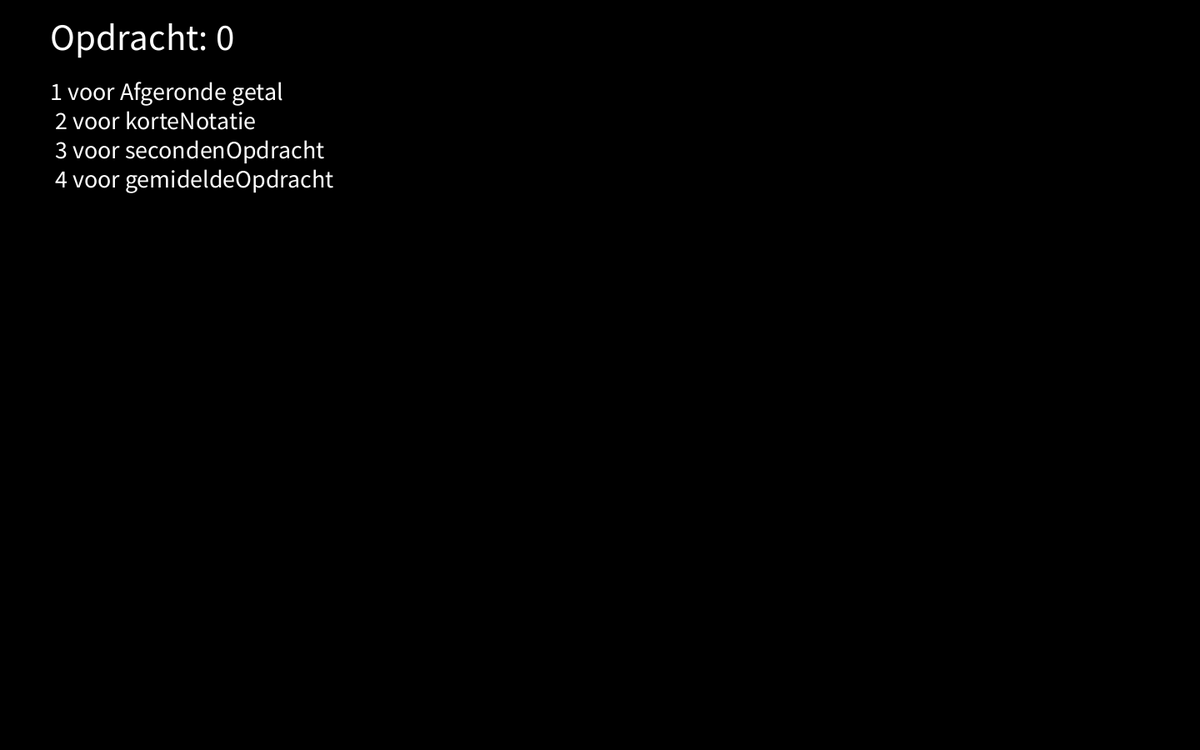
Frame 1 (no input)
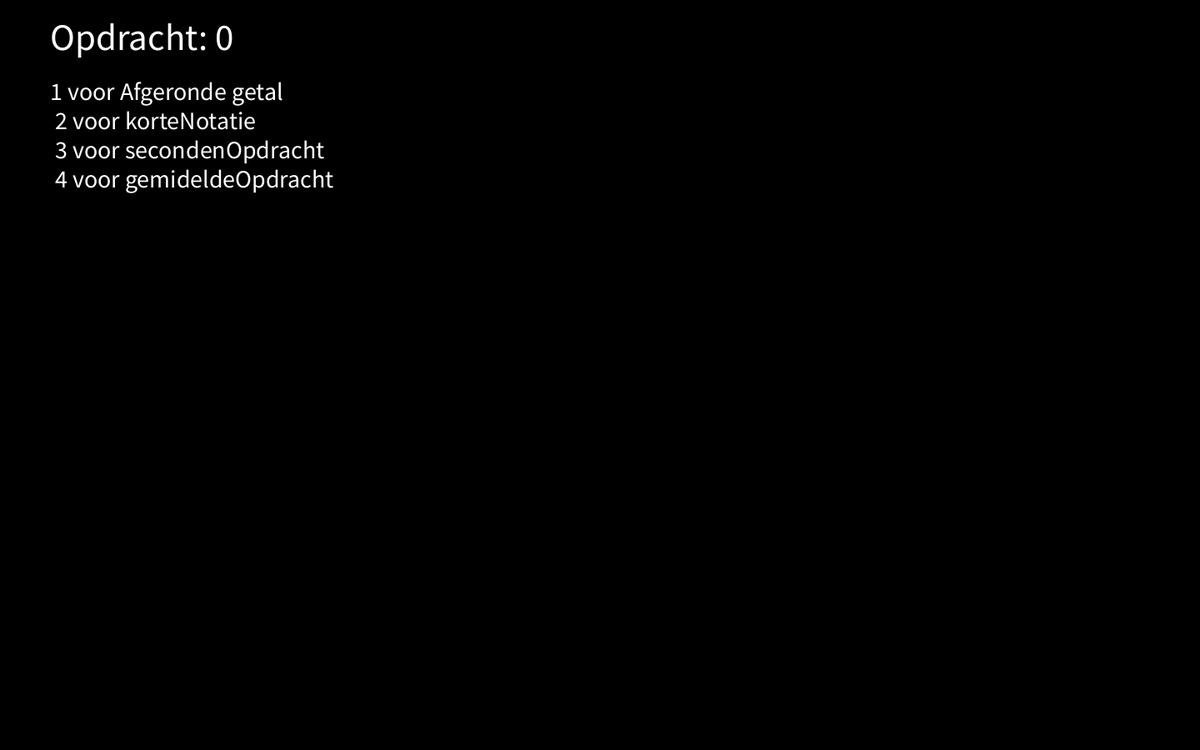
Frame 60 (the mouse pressed at the canvas centre just before this capture)
Frame 120 (the mouse held since frame 60 and released just before this capture): identical to frame 60, image omitted

The Processing sketch that drew these frames (run headless with seeded random() and noise(); from frame 60 on, the mouse is pressed at the canvas centre):

// Processing sketch: sketch_260930a
// ── sketch_260930a.pde
float getal = 23.40340;
int score = 0;
int opdracht = 0;

void setup(){
size(1440,900);
background(255,255,255);
}

void draw(){
  background(0,0,0);

  fill(255,255,255);
  textSize(45);
  text("Opdracht: " + opdracht + "\n",0 + 60,60);
  textSize(30);
  text("1 voor Afgeronde getal\n 2 voor korteNotatie \n 3 voor secondenOpdracht \n 4 voor gemideldeOpdracht \n",0 + 60,120);

    switch(opdracht){
    case 1:
      rondAfGetal();
      break;
    case 2:
      korteNotatie();
      break;
    case 3:
      secondenOpdracht();
      break;
    case 4:
      gemideldeOpdracht();
      break;
  }

  if(key ==  '1'){
    opdracht = 1;
  }
  if(key ==  '2'){
    opdracht = 2;
  }
  if(key ==  '3'){
    opdracht = 3;
  }
  if(key ==  '4'){
    opdracht = 4;
  }


}

void gemideldeOpdracht(){
  float num1 = 64.05;
  float num2 = 32.025;
  float num3 = 16.256;
  float num4 = 8;
  float sumOfNum = (num1 + num2 + num3 + num4)/4;

  text("float num1 = 64.05;\nfloat num2 = 32.025;\nfloat num3 = 16.256;\nfloat num4 = 8;\nfloat sumOfNum = (num1 + num2 + num3 + num4)/4;",width/8,height/2);

  text("Sum of die NUM: " + sumOfNum + "\n",width/2,height/2);
}

void secondenOpdracht(){
  float numSec = 40000;
  float numMin = numSec / 60;
  float numHour = numMin / 60;
  float numDay = numHour / 24;
  float numYears = numDay / 365;
  float minNum = 30;


  text("float numSec = 40000;\nfloat numMin = numSec / 60;\nfloat numHour = numMin / 60;\nfloat numDay = numHour / 24;\nfloat numYears = numDay / 365;\nfloat minNum = 30;", width/8, height/2 -minNum);

  fill(240,0,0);
  text("Seconden: " + numSec + "\n",width/2,(height/2 - minNum));
  minNum -= 30;
  fill(240,240,0);
  text("Minuten: " + numMin + "\n",width/2,(height/2 - minNum));
  minNum -= 30;
  fill(0,240,0);
  text("Uren: " + numHour + "\n",width/2,(height/2 - minNum));
  minNum -= 30;
  fill(0,240,240);
  text("Dagen: " + numDay + "\n",width/2,(height/2 - minNum));
  minNum -= 30;
  fill(127,41,250);
  text("Jaren: " + numYears + "\n",width/2,(height/2 - minNum));

}


void korteNotatie(){
  textSize(25);
  score =  10;
  int i = 1;
  score += 10;
  text(score + "\n",width/2,(height/2 - 30) + i);
  i += 30;

  score -= 5;
  text(score + "\n",width/2,(height/2 - 30) + i );
  i += 30;

  score *= 0.2;
  text(score + "\n",width/2,(height/2 - 30) + i );
  i += 30;

  score += 200;
  text(score + "\n",width/2,(height/2 - 30) + i );
  i += 30;

  score /= 3;
  text(score + "\n",width/2,(height/2 - 30) + i );
  i += 30;

  textSize(18);
  text("score += 10;\ntext(score + '\n',width/2,(height/2 - 30) + i);\ni += 30;\nscore -= 5;\ntext(score + '\n',width/2,(height/2 - 30) + i );\ni += 30;\nscore *= 0.2;\ntext(score + '\n',width/2,(height/2 - 30) + i );\ni += 30;\nscore += 200;\ntext(score + '\n',width/2,(height/2 - 30) + i );\ni += 30;\nscore /= 3;\ntext(score + '\n',width/2,(height/2 - 30) + i );\ni += 30;",width/8,height/2  -30 );
}

void rondAfGetal(){
  fill(255,255,255);
  getal = getal * 10;
  getal = (int) getal;
  getal = getal / 10;
  textSize(55);
  text(getal + "\n",width - 495,120);
}
